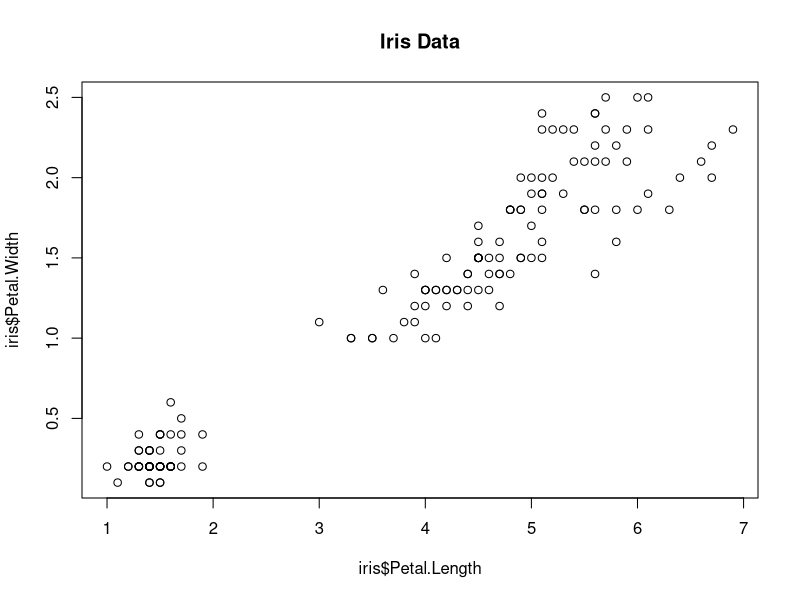
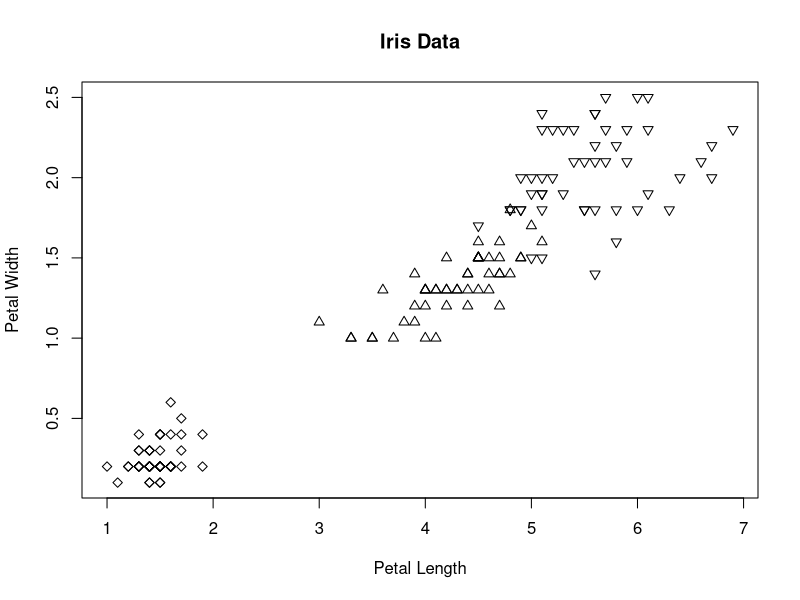
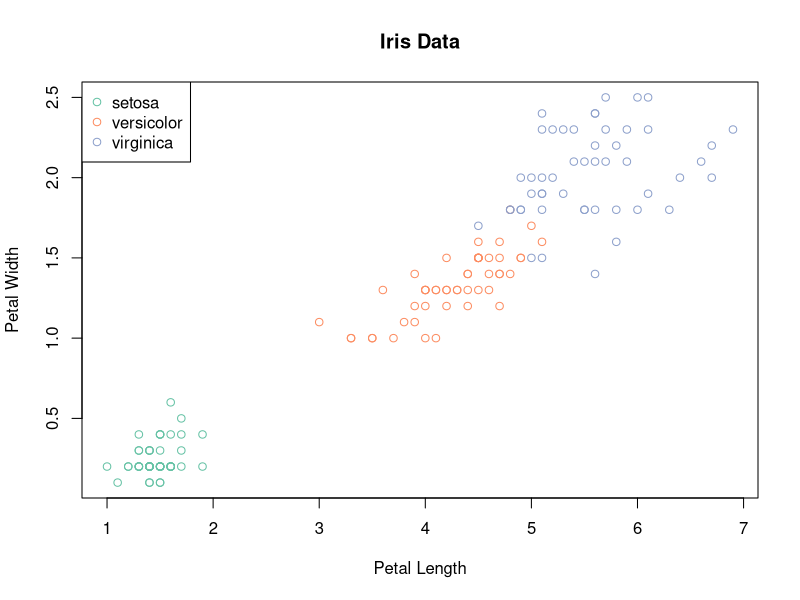
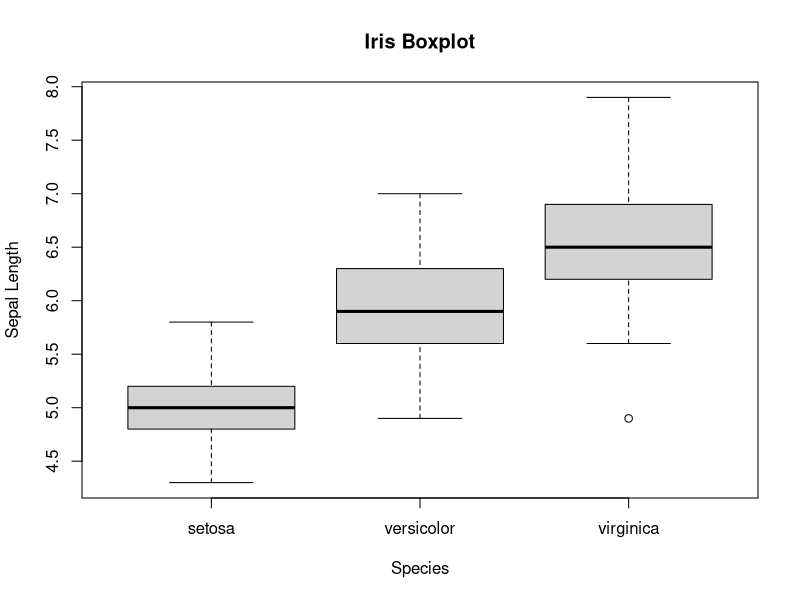
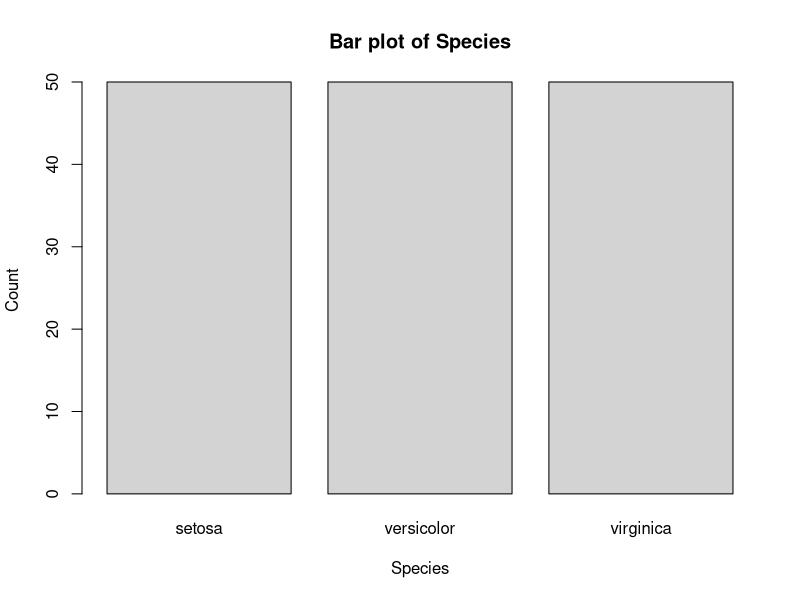
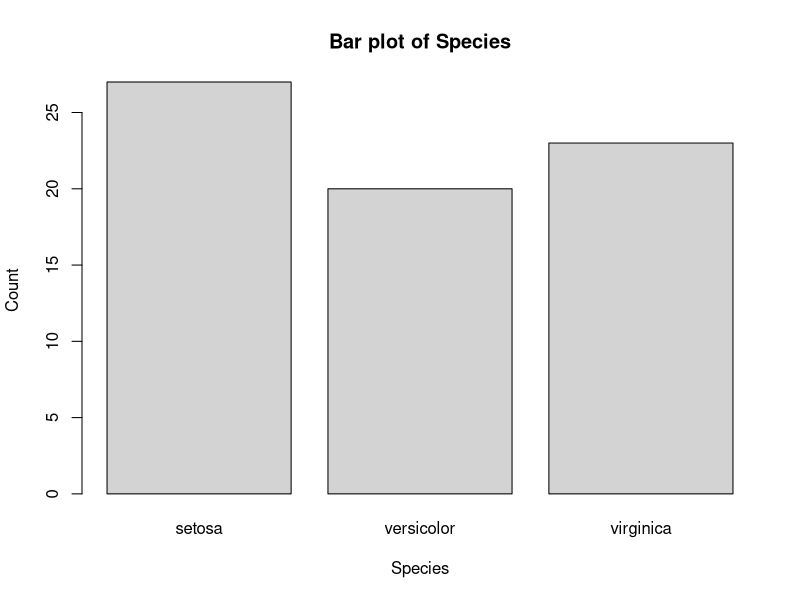
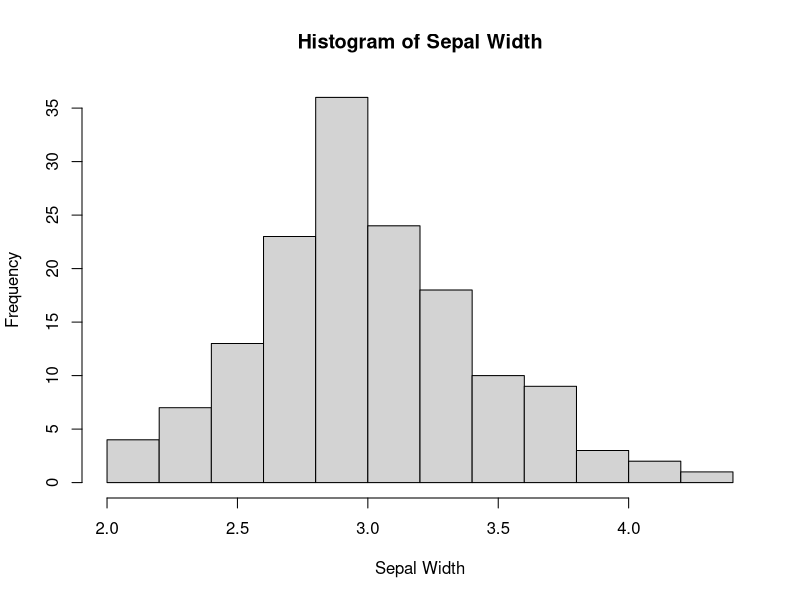
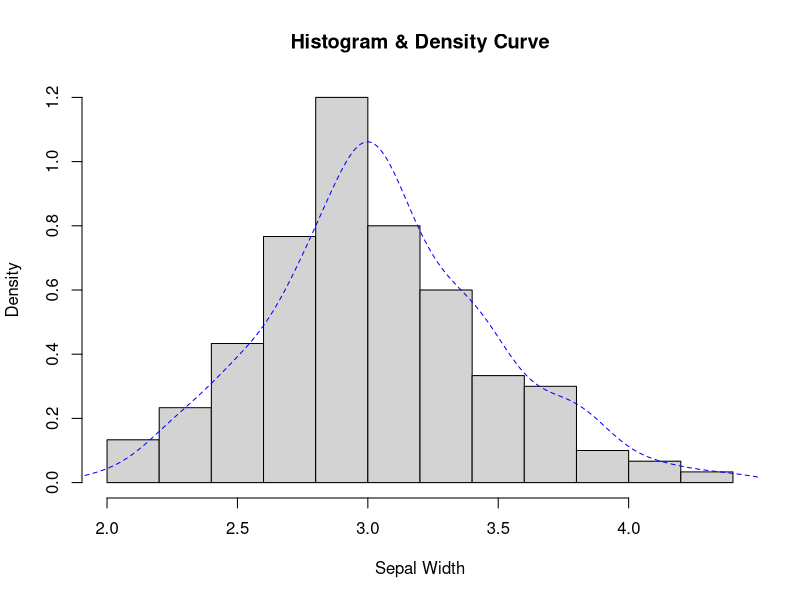

The R source for these figures, in order:
## ---- chunk 1
head(iris)
## ---- chunk 2
plot(iris$Petal.Length, iris$Petal.Width, main="Iris Data")
## ---- chunk 3
plot(iris$Petal.Length, iris$Petal.Width, pch=c(23,24,25)[unclass(iris$Species)], main="Iris Data", xlab="Petal Length", ylab="Petal Width")
## ---- chunk 4
library(RColorBrewer)
plot(iris$Petal.Length, iris$Petal.Width, pch=21, col=brewer.pal(3, "Set2")[iris$Species], main="Iris Data", xlab="Petal Length", ylab="Petal Width")
legend("topleft", legend=levels(iris$Species), col=brewer.pal(3, "Set2"), pch=1)
## ---- chunk 5
boxplot(Sepal.Length~Species,data=iris, 
        xlab="Species", ylab="Sepal Length", main="Iris Boxplot")
## ---- chunk 6
barplot(table(iris$Species), col="lightgrey", xlab="Species", ylab="Count", main="Bar plot of Species")
## ---- chunk 7
iris1 <- iris[sample(1:nrow(iris), 70), ]
barplot(table(iris1$Species), col="lightgrey", xlab="Species", ylab="Count", main="Bar plot of Species")
## ---- chunk 8
hist(iris$Sepal.Width, freq=NULL, density=NULL, breaks=12,
     xlab="Sepal Width", ylab="Frequency", main="Histogram of Sepal Width")
## ---- chunk 9
 d <- density(iris$Sepal.Width)
hist(iris$Sepal.Width, breaks=12, prob=TRUE, xlab="Sepal Width", main="Histogram & Density Curve")
lines(d, lty=2, col="blue")
## ---- chunk 10
library(ggplot2)
scatter <- ggplot(data=iris, aes(x = Sepal.Length, y = Sepal.Width)) 
scatter + geom_point(aes(color=Species, shape=Species)) +
  xlab("Sepal Length") +  ylab("Sepal Width") +
  ggtitle("Iris data")
## ---- chunk 11
scatter + geom_point(aes(color = Petal.Width, shape = Species), size = 2, alpha = I(1/2)) +
          geom_vline(aes(xintercept = mean(Sepal.Length)), color = "red", linetype = "dashed") +
          geom_hline(aes(yintercept = mean(Sepal.Width)), color = "red", linetype = "dashed") +
          scale_color_gradient(low = "yellow", high = "red") +
          xlab("Sepal Length") +  ylab("Sepal Width") +
          ggtitle("Iris data")
## ---- chunk 12
smooth <- ggplot(data=iris, aes(x=Sepal.Length, y=Sepal.Width, color=Species)) + 
  geom_point(aes(shape=Species), size=1.5) + xlab("Sepal Length") + ylab("Sepal Width") + 
  ggtitle("Scatterplot with smoothers")

# Linear model
smooth + geom_smooth(method="lm")

# Local polynomial regression
smooth + geom_smooth(method="loess")

# generalised additive model
smooth + geom_smooth(method="gam", formula= y~s(x, bs="cs"))
## ---- chunk 13
box <- ggplot(data=iris, aes(x=Species, y=Sepal.Length))
box + geom_boxplot(aes(fill=Species)) + 
  ylab("Sepal Length") + ggtitle("Iris Boxplot") +
  stat_summary(fun.y=mean, geom="point", shape=5, size=4)
## ---- chunk 14
bar <- ggplot(data=iris1, aes(x=Species))
bar + geom_bar() + 
  xlab("Species") +  ylab("Count") + ggtitle("Bar plot of Sepal Length")
## ---- chunk 15
library(reshape2)
iris2 <- melt(iris, id.vars="Species")
head(iris2)
bar1 <- ggplot(data=iris2, aes(x=variable, y=value, fill=Species))
bar1 + geom_bar(stat="identity", position="dodge") + 
  scale_fill_manual(values=c("orange", "blue", "darkgreen", "purple"),
                    name="Iris\nMeasurements",
                    breaks=unique(iris2$Species),
                    labels=unique(iris2$Species))
## ---- chunk 16
library(ggplot2)
histogram <- ggplot(data=iris, aes(x=Sepal.Width))
histogram + geom_histogram(binwidth=0.2, color="black", aes(fill=Species)) + 
  xlab("Sepal Width") +  ylab("Frequency") + ggtitle("Histogram of Sepal Width")
## ---- chunk 17
density <- ggplot(data=iris, aes(x=Sepal.Width))
density + geom_histogram(binwidth=0.2, color="black", fill="steelblue", aes(y=..density..)) +
  geom_density(stat="density", alpha=I(0.2), fill="blue") +
  xlab("Sepal Width") +  ylab("Density") + ggtitle("Histogram & Density Curve")
## ---- chunk 18
density2 <- ggplot(data=iris, aes(x=Sepal.Width, fill=Species))
density2 + geom_density(stat="density", alpha=I(0.2)) +
  xlab("Sepal Width") +  ylab("Density") + ggtitle("Histogram & Density Curve of Sepal Width")
